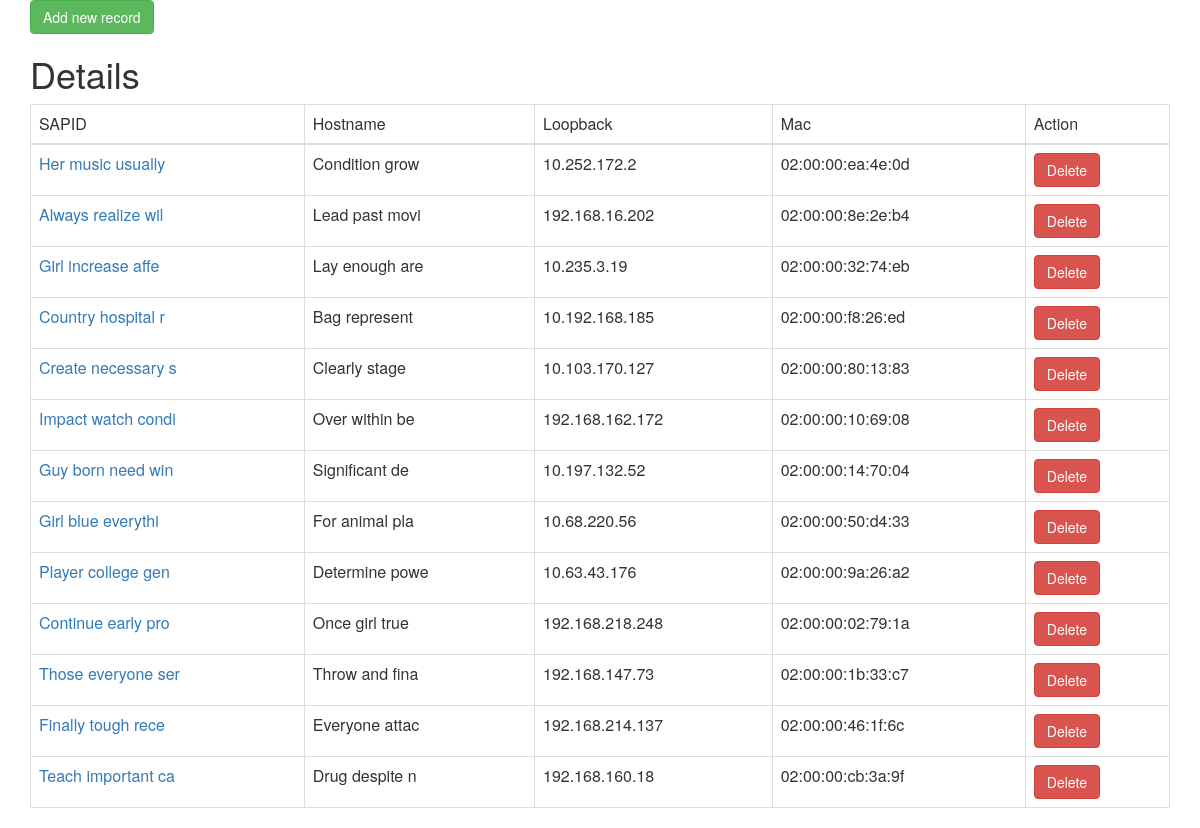
The page / on the database its author committed.
### details/models.py (models this page shows, shortened)
class Detail(models.Model):
    sapid = models.CharField(max_length=18)
    hostname = models.CharField(max_length=14)
    loopback = models.GenericIPAddressField()
    mac_address = models.CharField(max_length=17)
    is_deleted = models.BooleanField(default=False)

### details/views.py (the view)
# urls.py: path('', views.DetailListView.as_view(), name='list'),
class DetailListView(ListView):
    model = Detail
    def get_queryset(self):
        return self.model.objects.filter(is_deleted=False)

### details/templates/details/detail_list.html
{% extends 'details/base.html' %}
{% load bootstrap3 %}
{% block content %}
<a class="btn btn-success" href="{% url 'detail-create' %}">Add new record</a>
<h1>Details</h1>
<table class="table table-bordered">
	<thead>
		<tr>
			<td>SAPID</td>
			<td>Hostname</td>
			<td>Loopback</td>
			<td>Mac</td>
			<td>Action</td>
		</tr>
	</thead>
	<tbody>
		{% for object in object_list %}
		<tr>
			<td><a href="{% url 'detail-update' object.id %}">{{ object.sapid }}</a></td>
			<td>{{ object.hostname }}</td>
			<td>{{ object.loopback }}</td>
			<td>{{ object.mac_address }}</td>
			<td><a class="btn btn-danger" href="{% url 'detail-delete' object.id %}">Delete</a></td>
		</tr>
		{% endfor %}
	</tbody>
</table>
{% endblock %}

### details/templates/details/base.html (shortened to what this page needs)
{% load bootstrap3 %}
{% bootstrap_css %}
<div class="container">
{% block content %}
{% endblock %}
</div>

### rows shown on the page
Detail: sapid "Her music usually", hostname "Condition grow", loopback "10.252.172.2", mac_address "02:00:00:ea:4e:0d"
Detail: sapid "Always realize wil", hostname "Lead past movi", loopback "192.168.16.202", mac_address "02:00:00:8e:2e:b4"
Detail: sapid "Girl increase affe", hostname "Lay enough are", loopback "10.235.3.19", mac_address "02:00:00:32:74:eb"
Detail: sapid "Country hospital r", hostname "Bag represent", loopback "10.192.168.185", mac_address "02:00:00:f8:26:ed"
Detail: sapid "Create necessary s", hostname "Clearly stage", loopback "10.103.170.127", mac_address "02:00:00:80:13:83"
Detail: sapid "Impact watch condi", hostname "Over within be", loopback "192.168.162.172", mac_address "02:00:00:10:69:08"
Detail: sapid "Guy born need win", hostname "Significant de", loopback "10.197.132.52", mac_address "02:00:00:14:70:04"
Detail: sapid "Girl blue everythi", hostname "For animal pla", loopback "10.68.220.56", mac_address "02:00:00:50:d4:33"
Detail: sapid "Player college gen", hostname "Determine powe", loopback "10.63.43.176", mac_address "02:00:00:9a:26:a2"
Detail: sapid "Continue early pro", hostname "Once girl true", loopback "192.168.218.248", mac_address "02:00:00:02:79:1a"
Detail: sapid "Those everyone ser", hostname "Throw and fina", loopback "192.168.147.73", mac_address "02:00:00:1b:33:c7"
Detail: sapid "Finally tough rece", hostname "Everyone attac", loopback "192.168.214.137", mac_address "02:00:00:46:1f:6c"
Detail: sapid "Teach important ca", hostname "Drug despite n", loopback "192.168.160.18", mac_address "02:00:00:cb:3a:9f"
